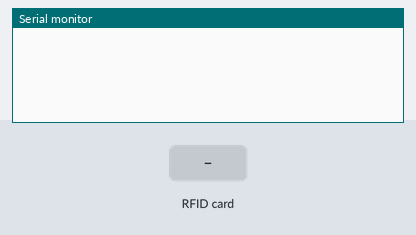
The sketch below on a simulated Arduino Uno, built with avr-gcc and run on an emulated ATmega328P. On the bench: the last lines printed to the serial monitor. The inputs (shaded band) are chosen by the test bench. WiFi joins after 1.5 s; servers stay silent unless stated; uploads are accepted with an empty reply.

Above: at 5.2 s.
5.3 s: RFID card 43 AA 23 D4 held to the reader
At 6.7 s:
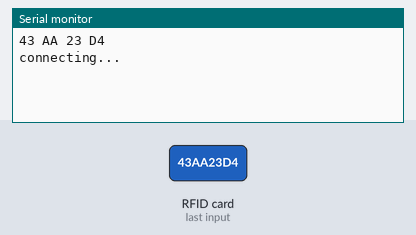
7.0 s: RFID card 93 EE 20 D4 held to the reader
At 9.75 s:
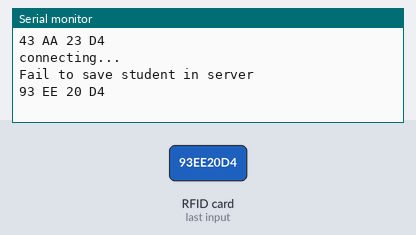

Measured:
- after the input at 5.3 s, the serial monitor: prints a new line at once (image 1)
- after the input at 7.0 s, the serial monitor: prints a new line after 2.6 s (image 2)

The sketch:

easyrollcall.ino
```cpp
/*

  easyRollCall v1.0
 This Arduino firmware is part of a student project.
 It is a terminal scanning student NFC cards to easily computerize the roll call.

 Circuit:
 * Arduino Ethernet
 * Adafruit PN532 NFC/RFID Controller Shield

 created October 2014
 by Benjamin Gammaire and Irfann Karimjy

 */

// uncomment if you want to enable debug
//#define DEBUG

// dependencies for ethernet
#include <SPI.h>
#include <Ethernet.h>

// dependencies for NFC
#include <Wire.h>
#include <PN532_I2C.h>
#include <PN532.h>
#include <NfcAdapter.h>

// Ethernet configuration
// Declare a MAC address for the controller
byte mac[] = { 0xDE, 0xAD, 0xBE, 0xEF, 0xFE, 0xED };
// Fill in an available IP address on your network here,
// for auto-configuration:
IPAddress ip(192, 168, 0, 19);
IPAddress subnet(255, 255, 0, 0);
// Initialize the Ethernet client library
EthernetClient client;

// Initialize NFC
PN532_I2C pn532_i2c(Wire);
NfcAdapter nfc = NfcAdapter(pn532_i2c);

// initialize a table with the ID of each student
int student_ids_array_lenght = 3;
String student_ids[] = {"43 AA 23 D4", "93 EE 20 D4", "23 0B 1C D4"};

boolean processing_scan = false;

void setup(void) {
  Serial.begin(9600);
  // give the ethernet module time to boot up:
  delay(1000);

  Ethernet.begin(mac);
  if (!Ethernet.begin(mac)) {
    // if DHCP fails, start with a hard-coded address:
    #ifdef DEBUG
    Serial.println("failed to get an IP address using DHCP, trying manually");
    #endif
    Ethernet.begin(mac, ip, subnet);
  }
   nfc.begin();
}

void loop(void) {
  // If a NFC card is scanned
  if (nfc.tagPresent() && !processing_scan) {
      processing_scan = true;
      NfcTag tag = nfc.read();
      String id = tag.getUidString();
      #ifdef DEBUG
      Serial.println(id);
      #endif
      // loop throught student_ids array
      for (int i = 0; i <= student_ids_array_lenght ; i++) {
        // If the scanned card is own by one of our student
        if (id == student_ids[i]){
          Serial.println(student_ids[i]);
          // Send a request to the server
          sendGET();
          // Give the server time to answer
          delay(2000);
          if (client.connected() && client.available()) {
            #ifdef DEBUG
            Serial.println("connected ready to print");
            #endif
            String c = client.readString();
            delay(1000);
            #ifdef DEBUG
            Serial.print(c);
            Serial.println("end reading");
            #endif

            int check_server_response = c.indexOf("string_send_by_your_server"); //change the value of the string verified by the indexOf with the value your server is sending back
            if(check_server_response != -1){
              // Here you can add actions if your request is sucessfull, like blinking a green led
              Serial.println("Student save in server");
            } else {
              Serial.println("Fail to save student in server");
            }
            //close connection, flush datas
            client.stop();
            processing_scan = false;
            // Break the loop
            break;
          }
        }
        #ifdef DEBUG
        else {
          Serial.println("Unknown student id");
        }
        #endif
      }
      processing_scan = false;
   }
 }
  //client function to send GET request data.
  void sendGET(){
   if (client.connect("www.yourserver.com", 80)) { //change the server's name
    Serial.println("connecting...");
    // send the HTTP GET request:
    client.println("GET /the-url/youwanttoget HTTP/1.1");
    client.println("User-Agent: arduino-ethernet");
    client.println("Host: www.yourserver.com");
    client.println("Connection: close");
    client.println();
    }
    else {
      // if you couldn't make a connection:
      Serial.println("connection failed");
      Serial.println("disconnecting.");
      client.stop();
    }
  }
```
